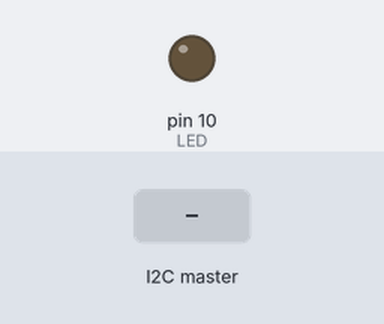
This sketch was run on a simulated Arduino Uno, built with avr-gcc and run on an emulated ATmega328P. Parts: output pins drawn as LEDs (lit = HIGH). The test bench sets the inputs (shaded band).

Above: at 1.2 s.
1.3 s: the I2C master sends the byte 1
At 2.5 s:
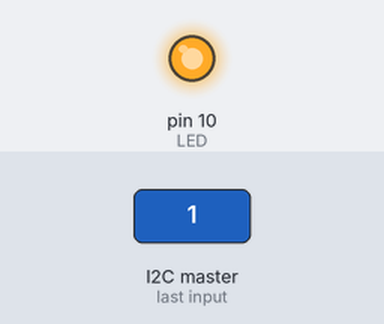
2.8 s: the I2C master sends the byte 0
At 3.8 s:
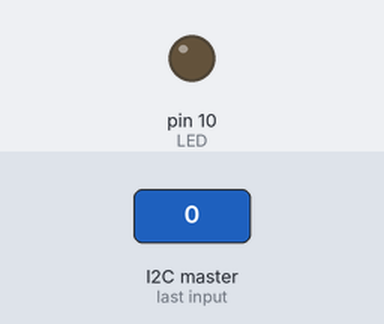
Timing chart, 0 to 5.8 s (numbered marks = the images above; inputs shaded):
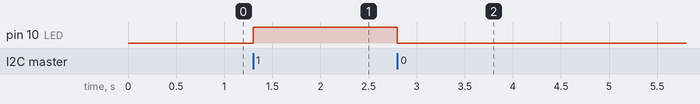

Measured:
- after the input at 1.3 s, pin 10 (LED): LOW → HIGH at once
- after the input at 2.8 s, pin 10 (LED): HIGH → LOW at once

The sketch:

I2C_Slave.ino
```cpp
#include <Wire.h>

const int LED = 10;  // LED on Uno pin 13

void setup() {
  pinMode(LED, OUTPUT);
  Wire.begin(8);  // UNO joins as slave, address = 8
  Wire.onReceive(receiveEvent);
}

void loop() {
  // Nothing here, LED handled in receiveEvent
}

void receiveEvent(int howMany) {
  while (Wire.available()) {
    int command = Wire.read();
    if (command == 1) {
      digitalWrite(LED, HIGH); // LED ON
    } else {
      digitalWrite(LED, LOW);  // LED OFF
    }
  }
}
```
